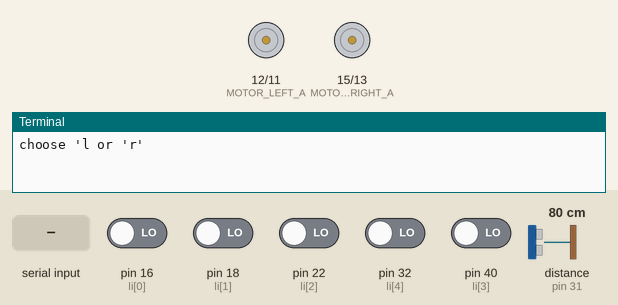
This program was run on a simulated Raspberry Pi (header pin numbers). Parts: motor-driver pin pairs drawn as motors (green arrow = first pin HIGH = forward, orange = second pin HIGH = backward, longer = more drive, scaled by the enable pin), the last lines printed to the terminal. The test bench sets the inputs (shaded band); at power-on: pin 16 (li[0]), pin 18 (li[1]), pin 22 (li[2]), pin 32 (li[4]), pin 40 (li[3]) LOW, distance to the obstacle (sensor on pin 31) 80 cm. The echo pulse lasts 58.3 µs per cm; the clock reads 2024-03-15 10:24:30 at power-on unless the program sets it.

Above: at 1.2 s.
1.3 s: "r" typed at the terminal, then Enter
At 2.5 s:
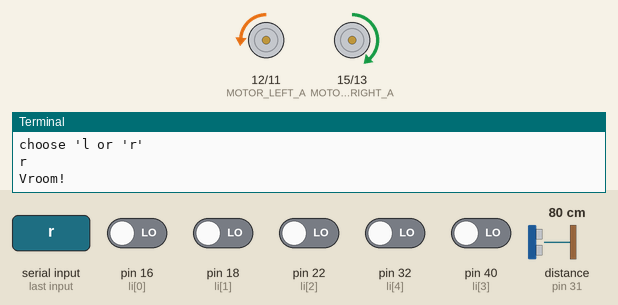
3.3 s: distance to the obstacle (sensor on pin 31) set to 15 cm
4.8 s: distance to the obstacle (sensor on pin 31) set to 12 cm
At 5.4 s:
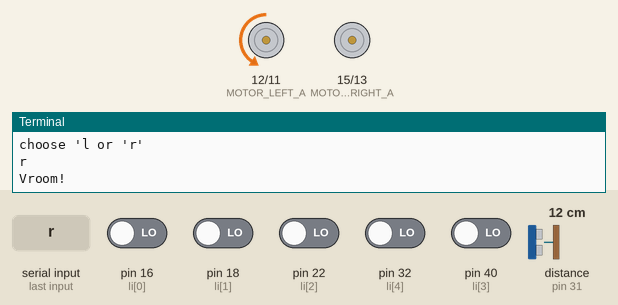
At 9.7 s:
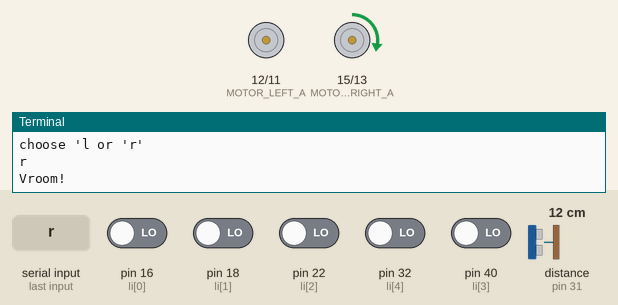
Timing chart, 0 to 14.3 s (numbered marks = the images above; inputs shaded):
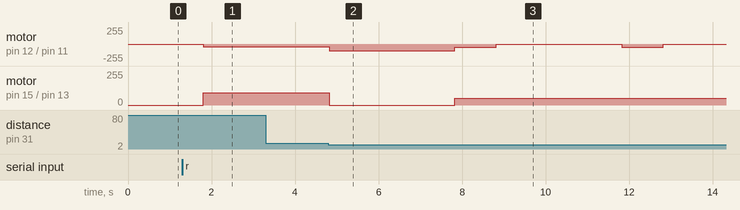

The program:

testDriver.py
```python
######################################################################
#작성일: 11/1
#마지막 변경일: 11/1
#작성자: 20132885 손태선
#기능: 차를 운전함. 실행파일
#입력: 좌회전 또는 우회전 키보드 입력
#출력: car module로 방향, 속도 출력
######################################################################
'''운전자가 휠을 돌리고 엑셀을 밟는 것 처럼 차에 신호를 보냅니다.
이렇게 car와 driver를 나누면 이후 추가될 다른 요구에도 driver의
행동만 바꾸면 되니 car 모듈을 수정할 필요가 없습니다.

예시 코드와의 차이점
1.자동차에서 해결해야 할 일부 기능을 여기서 해결하던 점 수정 (GPIO.setwarnings(false))
2.주행환경이 바뀔때 마다 출력의 세부수치를 바꿔줘야 하기 때문에
자주 수정할 수 있는 여기서 차량의 전후진, 회전을 결정

'''

import car
import trackingmodule
import ultraModule
from time import sleep

def go_forward(speed):
	'''전진

	양 모터의 방향을 True, 속도를 speed로 설정해줍니다.
	'''
	car.engine(True, True, speed, speed)

def go_backward(speed):
	'''후진

	양 모터의 방향을 False, 속도를 speed로 설정해줍니다.
	'''
	car.engine(False, False, speed, speed)

def stop():
	'''정지

	차를 정지합니다. car.turnOff()를 부르면 아예 GPIO를 clean시키기 때문에 일시정지에 사용합니다.
	'''
	car.engine(True, True, 0, 0)

def swing_turn(direction, speed, term):
	'''스윙 턴

	direction이 True이면 left, False이면 right으로 swing turn
	'''
	car.engine(True, True, speed * (not direction), speed * direction)
	sleep(term)

def point_turn(direction, speed, term):
	'''포인트 턴

	direction이 True이면 left, False이면 right으로 point turn
	'''
	car.engine(not direction, direction, speed, speed)
	sleep(term)
###이 위의 모든 함수는 임시 함수로 필요에 따라 수정하시면 됩니다.
###아마 스윙턴 포인트 턴 하나로 합쳐놔서 좌우 도는 속도가 다를 수 있어요.


def avoid(direction):
	'''장애물 회피 comment 입력 필요'''
	#sample code, 아마 도착시 대각선으로 닿아 있는 편이 좋을 듯
	turn_way=True
	if direction == 'r':
		turn_way=False
	swing_turn(turn_way, 40, 3)
	go_forward(20)
	sleep(1)
	swing_turn(not turn_way, 20, 3)
	go_forward(20)
	sleep(1)
	swing_turn(not turn_way, 20, 3)
	go_forward(20)
	sleep(1)
	#여기까지 했는데 검은 선에 안닿았다. 이 경우 추가 코드 작성도 좋을듯
	#li=trackingmodule.navigator()
	#if

def lineTracking(direction):
	'''선을 따라 주행 comment 입력 필요

	r은 내부 l는 외부주행
	내부 주행 외부 주행은 서로 요구하는 led방향이 반대
	reverse 여부는 바퀴 출력 순서 반대
	평가 요구사함
	바깥은 좌회전으로
	내부는 우회전으로
	즉 서로 led와 바퀴 출력 순서가 반대

	둘다 안들어온다면 지그재그 주행
	'''

	#when input l
	lSpeed=25
	rSpeed=30
	li=trackingmodule.navigator()
	if direction == 'l' or direction == 'r':
		if li[0]==False and li[1]==False:
			lSpeed=15
			rSpeed=35
		elif li[1]==False and li[2]==False:
			pass
			#lSpeed=25
			#rSpeed=30
		elif li[2]==False and li[3]==False:
			pass
			#lSpeed=25
			#rSpeed=30
		elif li[3]==False and li[4]==False:
			lSpeed=30
			rSpeed=25
		elif li[0]==False:
			lSpeed=15
			rSpeed=30
		elif li[1]==False:
			lSpeed=20
			rSpeed=30
		elif li[2]==False:
			pass
			#lSpeed=25
			#rSpeed=35
		elif li[3]==False:
			lSpeed=30
			rSpeed=25
		elif li[4]==False:
			lSpeed=30
			rSpeed=25

		if direction =='l':
			car.engine(True, True, lSpeed, rSpeed)
		else:
			car.engine(True, True, lSpeed, rSpeed+1)
	return True


if __name__ == "__main__":
	try:
		Tmode=input("choose 'l or 'r'")
		dis=13###수정해도 됨
		#차 시동을 건다.
		car.startUp()
		endline= True
		while endline:
			distance = ultraModule.getDistance()###초음파센서
			if distance <= dis:
				avoid(Tmode)
			else:
				endline = lineTracking(Tmode)###dummy로 무한루프

		#차 시동을 끈다.
		car.turnOff()
	#ctrl + c 키로 종료한 경우
	except KeyboardInterrupt:
		print("강제종료 하셨습니다.")
	#오류로 인한 종료 시 시동끄기 함수 호출. 없다면 오류로 프로그램이 종료된 이후에도 바퀴가 돌 수 있다.
	finally:
		car.turnOff()
```

car.py
```python
######################################################################
#작성일: 11/1
#마지막 변경일: 11/1
#작성자: 20132885 손태선
#기능: 시동을 검. 움직임. 시동을 끔
#입력: 차의 방향, 속도
#출력: 차량이 움직임
######################################################################
'''자동차의 기본 기능을 구현해놓은 car 모듈 입니다. Motor Driver에 검은 선이 위, 붉은 선이 아래인 형태입니다.
	예시로 올라온 코드와의 차이점
	1.방향에 True, False값을 직접 넣어주기에 REVERSE함수가 필요없다.
	2.마찬가지 이유로 방향을 저장해두는 변수인 forward0,1 , backward0,1또한 필요없다.
	3.오른쪽 모터와 왼쪽 모터의 방향을 한번에 정하기에 rightmotor와 leftmotor 함수가
	  setDirection 함수로 합쳐졌다.
	4.car 자체에 go_forward go_backward는 없고 엔진의 속력과 방향을 정해주는 engine
	  함수 밖에 없다.
	5.시간 조절도 driver가 결정해 sleep 함수도 부르지 않는다.
'''

import RPi.GPIO as GPIO

GPIO.setmode(GPIO.BOARD)
GPIO.setwarnings(False)

#const variable
MOTOR_LEFT_A = 12
MOTOR_LEFT_B = 11
MOTOR_LEFT_PWM = 35

MOTOR_RIGHT_A = 15
MOTOR_RIGHT_B = 13
MOTOR_RIGHT_PWM = 37


#base setting
#set left motor pin to output
GPIO.setup(MOTOR_LEFT_A, GPIO.OUT)
GPIO.setup(MOTOR_LEFT_B, GPIO.OUT)
GPIO.setup(MOTOR_LEFT_PWM, GPIO.OUT)

#set right moto pin to output
GPIO.setup(MOTOR_RIGHT_A, GPIO.OUT)
GPIO.setup(MOTOR_RIGHT_B, GPIO.OUT)
GPIO.setup(MOTOR_RIGHT_PWM, GPIO.OUT)

#create PWM
LeftPwm=GPIO.PWM(MOTOR_LEFT_PWM, 100)
RightPwm=GPIO.PWM(MOTOR_RIGHT_PWM, 100)

#public method

def startUp():
	'''start the car

	set both side of Pwm started
	'''
	LeftPwm.start(0)
	RightPwm.start(0)
	print("Vroom!")


def engine(leftDirection, rightDirection, leftSpeed, rightSpeed):
	'''set engine to move

	called function: setDirection and setSpeed
	'''
	setDirection(leftDirection, rightDirection)
	setSpeed(leftSpeed, rightSpeed)

def turnOff():
	'''turn off the car

	Pwm off
	change speed to 0
	clean GPIO for car
	'''
	GPIO.output(MOTOR_LEFT_PWM, GPIO.LOW)
	GPIO.output(MOTOR_RIGHT_PWM, GPIO.LOW)
	LeftPwm.ChangeDutyCycle(0)
	RightPwm.ChangeDutyCycle(0)
	GPIO.cleanup()
	print("turn off")


#private method
def setDirection(leftDirection, rightDirection):
	'''set true false value to the motor

	Motors need True, False value for operating
	'''
	GPIO.output(MOTOR_LEFT_A, not leftDirection)
	GPIO.output(MOTOR_LEFT_B, leftDirection)
	GPIO.output(MOTOR_RIGHT_A, rightDirection)
	GPIO.output(MOTOR_RIGHT_B, not rightDirection)


def setSpeed(leftSpeed, rightSpeed):
	'''change motor speed

	Set motor operating and then, change the speed
	'''
	GPIO.output(MOTOR_LEFT_PWM, GPIO.HIGH)
	GPIO.output(MOTOR_RIGHT_PWM, GPIO.HIGH)
	LeftPwm.ChangeDutyCycle(leftSpeed)
	RightPwm.ChangeDutyCycle(rightSpeed)
```

trackingmodule.py
```python
#########################################################################
### Date: 2017/10/13
### file name: trackingModule.py
### Purpose: this code has been generated for the five-way tracking sensor
###         to perform the decision of direction
###
#########################################################################

# =======================================================================
# import GPIO library and time module
# =======================================================================
import RPi.GPIO as GPIO
import time

# =======================================================================
#  set GPIO warnings as false
# =======================================================================
GPIO.setwarnings(False)

# =======================================================================
# set up GPIO mode as BOARD
# =======================================================================
GPIO.setmode(GPIO.BOARD)


# =======================================================================
# declare the pins of 16, 18, 22, 40, 32 in the Rapberry Pi
# as the control pins of 5-way trackinmg sensor in order to
# control direction
#
#  leftmostled    leftlessled     centerled     rightlessled     rightmostled
#       16            18              22             40              32
#
# led turns on (1) : trackinmg sensor led detects white playground
# led turns off(0) : trackinmg sensor led detects black line

# leftmostled off : it means that moving object finds black line
#                   at the position of leftmostled
#                   black line locates below the leftmostled of the moving object
#
# leftlessled off : it means that moving object finds black line
#                   at the position of leftlessled
#                   black line locates below the leftlessled of the moving object
#
# centerled off : it means that moving object finds black line
#                   at the position of centerled
#                   black line locates below the centerled of the moving object
#
# rightlessled off : it means that moving object finds black line
#                   at the position of rightlessled
#                   black line locates below the rightlessled  of the moving object
#
# rightmostled off : it means that moving object finds black line
#                   at the position of rightmostled
#                   black line locates below the rightmostled of the moving object
# =======================================================================

leftmostled=16
leftlessled=18
centerled=22
rightlessled=40
rightmostled=32


# =======================================================================
# because the connetions between 5-way tracking sensor and Rapberry Pi has been
# established, the GPIO pins of Rapberry Pi
# such as leftmostled, leftlessled, centerled, rightlessled, and rightmostled
# should be clearly declared whether their roles of pins
# are output pin or input pin
# since the 5-way tracking sensor data has been detected and
# used as the input data, leftmostled, leftlessled, centerled, rightlessled, and rightmostled
# should be clearly declared as input
#
# =======================================================================

GPIO.setup(leftmostled, GPIO.IN)
GPIO.setup(leftlessled, GPIO.IN)
GPIO.setup(centerled,   GPIO.IN)
GPIO.setup(rightlessled, GPIO.IN)
GPIO.setup(rightmostled, GPIO.IN)


# =======================================================================
# GPIO.input(leftmostled) method gives the data obtained from leftmostled
# leftmostled returns (1) : leftmostled detects white playground
# leftmostled returns (0) : leftmostled detects black line
#
#
# GPIO.input(leftlessled) method gives the data obtained from leftlessled
# leftlessled returns (1) : leftlessled detects white playground
# leftlessled returns (0) : leftlessled detects black line
#
# GPIO.input(centerled) method gives the data obtained from centerled
# centerled returns (1) : centerled detects white playground
# centerled returns (0) : centerled detects black line
#
# GPIO.input(rightlessled) method gives the data obtained from rightlessled
# rightlessled returns (1) : rightlessled detects white playground
# rightlessled returns (0) : rightlessled detects black line
#
# GPIO.input(rightmostled) method gives the data obtained from rightmostled
# rightmostled returns (1) : rightmostled detects white playground
# rightmostled returns (0) : rightmostled detects black line
#
# =======================================================================

'''
try:
    while True:
       print("leftmostled  detects black line(0) or white ground(1): " + str(GPIO.input(leftmostled)))
       print("leftlessled  detects black line(0) or white ground(1): " + str(GPIO.input(leftlessled)))
       print("centerled    detects black line(0) or white ground(1): " + str(GPIO.input(centerled)))
       print("rightlessled detects black line(0) or white ground(1): " + str(GPIO.input(rightlessled)))
       print("rightmostled detects black line(0) or white ground(1): " + str(GPIO.input(rightmostled)))
       time.sleep(1)

except KeyboardInterrupt:
    GPIO.cleanup()
'''
def navigator():
	'''return current position'''
	li=[GPIO.input(leftmostled), GPIO.input(leftlessled), GPIO.input(centerled), GPIO.input(rightlessled), GPIO.input(rightmostled)]
	return li
```

ultraModule.py
```python
######################################################################
#작성일: 11/1
#마지막 변경일: 11/1
#작성자: 20132885 손태선
#기능: 정면의 장애물의 거리를 파악함.
#입력: 없음
#출력: 장애물의 거리
######################################################################


import RPi.GPIO as GPIO # import GPIO librery
import time

GPIO.setmode(GPIO.BOARD)

trig=33
echo=31

#ultrasonic sensor setting
GPIO.setup(trig,GPIO.OUT)
GPIO.setup(echo,GPIO.IN)

def getDistance():
    '''return obstacle's distance'''
    GPIO.output(trig,False)
    time.sleep(0.5)
    GPIO.output(trig,True)
    time.sleep(0.00001)
    GPIO.output(trig,False)
    while GPIO.input(echo)==0:
        pulse_start=time.time()
    while GPIO.input(echo)==1:
        pulse_end=time.time()
    pulse_duration=pulse_end-pulse_start
    distance=pulse_duration*17000
    distance=round(distance,2)
    return distance
```

Measured:
- the behaviour switches between 14 and 13 cm on distance to the obstacle (sensor on pin 31) (found by bisection; images 1 and 2)
- after the input at 1.3 s, motor on pin 12 (MOTOR_LEFT_A) / pin 11 (MOTOR_LEFT_B): stopped → backward 38/255 after 0.51 s; motor on pin 15 (MOTOR_RIGHT_A) / pin 13 (MOTOR_RIGHT_B): stopped → forward 92/255 after 0.51 s
- after the input at 3.3 s, every drawn part: stays the same
